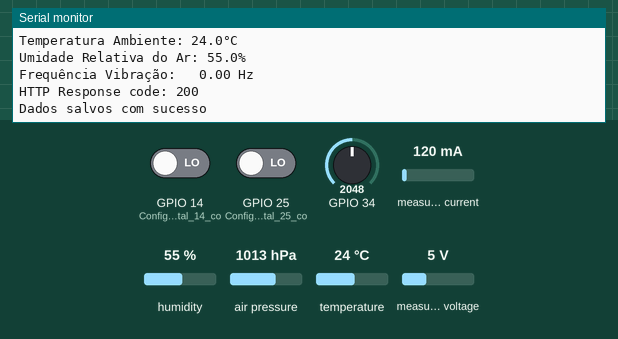
This sketch was run on a simulated ESP32. On the bench: the last lines printed to the serial monitor. The test bench sets the inputs (shaded band); at power-on: measured current 120 mA, GPIO 34 = 2048, humidity 55 %, air pressure 1013 hPa, temperature 24 °C, GPIO 14 (Configura_o_digital_14_co) LOW, GPIO 25 (Configura_o_digital_25_co) LOW, measured voltage 5 V. WiFi joins after 1.5 s; servers stay silent unless stated; uploads are accepted with an empty reply.

Above: at 2.8 s.
2.9 s: measured current set to 40 mA
4.4 s: GPIO 34 set to 2866
At 4.44 s:
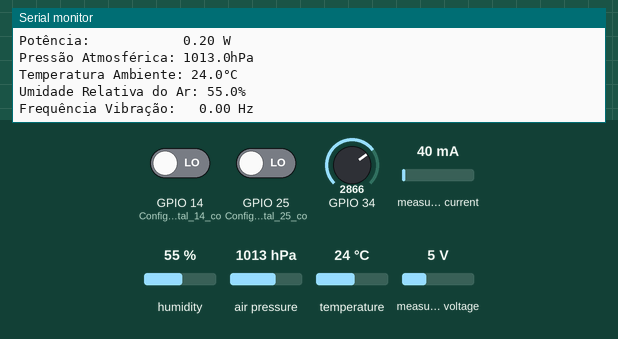
5.9 s: humidity set to 22 %
At 7.1 s:
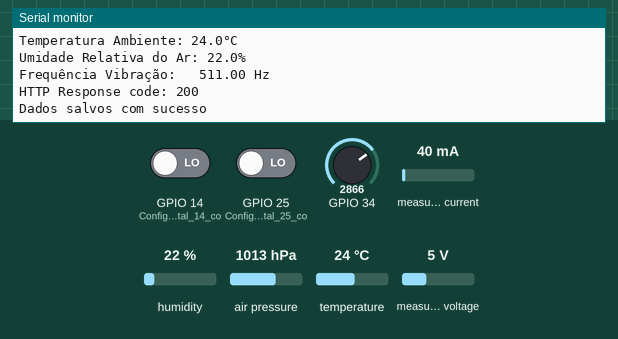
7.4 s: air pressure set to 952 hPa
8.9 s: GPIO 34 set to 3972
At 8.93 s:
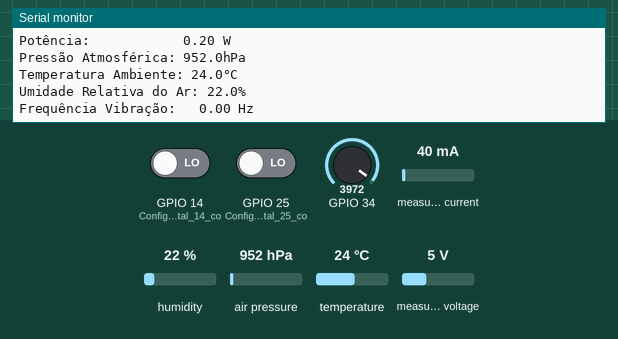
10.4 s: temperature set to 12 °C
At 12.3 s:
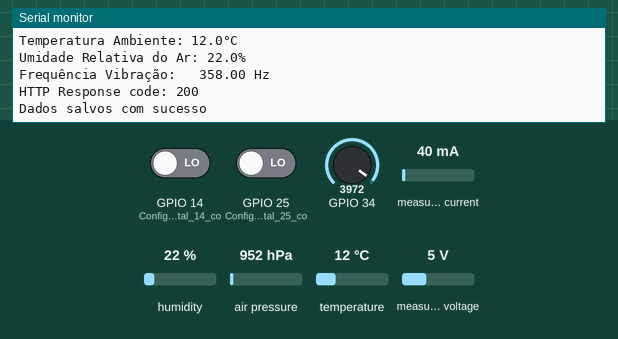
Timing chart, 0 to 12.9 s (numbered marks = the images above; inputs shaded):
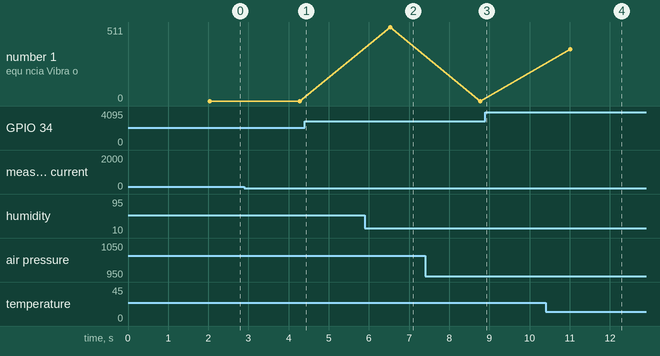

Measured:
- after the input at 5.9 s, the serial monitor: prints a new line after 0.62 s (image 2)
- after the input at 10.4 s, the serial monitor: prints a new line after 0.60 s (image 4)

The sketch:

ESP32_MonitoramentoAerogerador.ino
```cpp
/*============================================================================
PROJETO: SISTEMA DE MONITORAMENTO DE GRANDEZAS ELÉTRICAS E MECÂNICAS DE UM AEROGERADOR DE PEQUENO PORTE
AUTOR 1: VITOR MATEUS TOMAZELI
AUTOR 2: GUILHERME HENRIQUE DA MAIA
ORIENTADOR: CARLOS EDUARDO VIANA
CO-ORIENTADOR: HENRIQUE DE SOUZA MEDEIROS
MODELO ESP32: ESP-WROOM-32-DEVKIT1
IDE: Arduino IDE 2.1.1
============================================================================*/

//============================================================================
// DECLARAÇÃO BIBLIOTECAS
//============================================================================
#include <Adafruit_BME280.h>          // Adafruit BME280 by Adafruit         v2.2.2  -> https://github.com/adafruit/Adafruit_BME280_Library
#include <Adafruit_INA219.h>          // Adafruit INA219 by Adafruit         v1.2.1  -> https://github.com/adafruit/Adafruit_INA219
#include <Adafruit_Sensor.h>          // Adafruit Unified Sensor by Adafruit v1.1.12 -> https://github.com/adafruit/Adafruit_Sensor
#include <arduinoFFT.h>               // arduinoFFT by Enrique Condes        v1.6.1  -> https://github.com/kosme/arduinoFFT
#include <Arduino.h>                  // Biblioteca Nativa
#include <HTTPClient.h>               // Biblioteca Nativa
#include <WiFi.h>                     // Biblioteca Nativa
#include <Wire.h>                     // Biblioteca Nativa
//============================================================================

//============================================================================
// DECLARAÇÃO VARIÁVEIS GLOBAIS
//============================================================================

//_________________GRANDEZAS_AMBIENTE_________________//                                               -
Adafruit_BME280 bme;
float temperatura, pressao, umidade;

//_____________________ANEMOMETRO_____________________//
const float pi = 3.14159265;
int periodo = 5000;
int amostragem = 2000;
float RaioAnemometro = 7.5;           // em cm
int tempo1 = 0;
int tempo2 = 0;
unsigned int contador1 = 0;
unsigned int contador2 = 0;
unsigned int RPM_jusante = 0;
unsigned int RPM_montante = 0;
float velocidade_montante = 0;
float velocidade_jusante = 0;

//_________________GRANDEZAS_ELETRICAS_________________//
float tensao_shunt = 0;
float tensao_barramento = 0;
float corrente = 0;
float tensao = 0;
float potencia = 0;
Adafruit_INA219 ina219;

//_______________________VIBRACAO______________________//
#define AMOSTRAS	1024                // Deve ser uma potencia de 2 (max = 4096)
#define FREQ_AMOSTRAGEM 1024          // em Hz
unsigned int periodo_amostragem_us;
double freq_fundamental;
unsigned int indice_freq_pico1;
double freq_pico1;
double amplitude_pico1;
unsigned int indice_freq_pico2;
double freq_pico2;
double amplitude_pico2;
unsigned int indice_freq_pico3;
double freq_pico3;
double amplitude_pico3;
unsigned int indice_freq_pico4;
double freq_pico4;
double amplitude_pico4;
unsigned int indice_freq_pico5;
double freq_pico5;
double amplitude_pico5;
unsigned int indice_freq_pico6;
double freq_pico6;
double amplitude_pico6;
double freq_vibracao;
double dados_real[AMOSTRAS];
double dados_imag[AMOSTRAS];
unsigned long tempo_corrido;
arduinoFFT FFT = arduinoFFT(dados_real,dados_imag,AMOSTRAS,FREQ_AMOSTRAGEM); // OBJETO FFT DA CLASSE arduinoFFT

//________________________WIFI________________________//
const char* ssid = "raspiAP";                                       // Login wifi
const char* password = "raspberry";                                 // Senha wifi
const char* serverName = "http://10.0.0.220/aerogeradorDataVG.php"; // PHP Bando de Dados
String apiKeyValue = "tPmAT5Ab3j7F9";                               // Chave Banco de Dados
int httpResponseCode;                                               // Verificar variaveis enviadas

//______________________LORATASK______________________//
TaskHandle_t loRaTask; // CORE0 - loRaTask
//============================================================================

//============================================================================
// FUNÇÃO -> void setup
//============================================================================
void setup() {

  btStop();       // Desliga o Bluetooth

  //______________________LORATASK______________________//
  vTaskDelay(100);
  xTaskCreatePinnedToCore(
               zerotaskcode,	// Function to implement the task
               "loRaTask",		// Name of the task
               10000,			    // Stack size in words
               NULL,			   //Task input parameter
               10,  // 0,		// Priority of the task
               &loRaTask,		// Task handle.
               0);				  //Core where the task should run
  vTaskDelay(1);

  //_________________GRANDEZAS_AMBIENTE_________________//
  bool status = bme.begin(0x76);  //Define endereço na I2C
  if (!status) {
    Serial.println("Não foi possível encontrar um sensor BME280 válido. Verifique a fiação, o endereço e a ID do sensor!");
    Serial.print("SensorID era: 0x");
    Serial.println(bme.sensorID(), 16);
    Serial.print("   ID de 0xFF provavelmente significa um endereço incorreto, um BMP 180 ou BMP 085\n");
    Serial.print("   ID de 0x56-0x58 representa BMP 280,\n");
    Serial.print("   ID de 0x60 representa um BME 280.\n");
    Serial.print("   ID de 0x61 representa um BME 680.\n");
    while (1) delay(10);
  }

  //_______________________SERIAL_______________________//
  Serial.begin(115200);
  Serial.println("Serial Ok");

  //_____________________ANEMOMETRO_____________________//
  pinMode(14, INPUT);  // Configura o digital 14 como entrada velocidade a jusante
  pinMode(25, INPUT);  // Configura o digital 25 como entrada velocidade a montande

  //_________________GRANDEZAS_ELETRICAS________________//
  if (! ina219.begin()) {
    Serial.println("Falha ao encontrar o chip INA219");
    while (1) { delay(10); }
  }

  //______________________VIBRACAO______________________//
  char print_buf[300];
  //==========Calcula periodo de amostragem========//
  periodo_amostragem_us = round(1000000.0 / FREQ_AMOSTRAGEM);
  freq_fundamental = (double)FREQ_AMOSTRAGEM/ (double)AMOSTRAS;

  //________________________WIFI______________________//
  WiFi.begin(ssid, password);  // Conecta wifi
  Serial.println("Conectando");

  while (WiFi.status() != WL_CONNECTED) { // Aguarda conexão wifi
    delay(500);  // Enquanto não conectar, fica tentando.....
    Serial.print(".");
  }
  Serial.println("");
  Serial.print("Conectado à rede WiFi com endereço IP: ");
  Serial.println(WiFi.localIP());  // Wifi conectado + mostra IP
}
//============================================================================

//============================================================================
// FUNÇÃO -> void anemometro
//============================================================================
void anemometro() {  //Rotina para o anemometro

  attachInterrupt(14, interrupcao1, RISING);  // Habilita interrupção em borda de subida no pino 14
  attachInterrupt(25, interrupcao2, RISING);  // Habilita interrupção em borda de subida no pino 25
  if ((millis() - tempo1) > periodo) {
    velocidade_montante = 0;
    velocidade_jusante = 0;
    RPM_jusante = ((contador1) / (periodo / 1000));                         // Calcula rotações por minuto
    velocidade_jusante = ((2 * pi * RaioAnemometro * RPM_jusante))/100;     // Calcula a velocidade do vento em m/s
    RPM_montante = ((contador2) / (periodo / 1000));                          // Calcula rotações por minuto
    velocidade_montante = ((2 * pi * RaioAnemometro * RPM_jusante))/100;     // Calcula a velocidade do vento em m/s
    contador1 = 0;
    contador2 = 0;
    tempo1 = millis();
  }
}
//============================================================================

//============================================================================
// FUNÇÃO -> void interrupcao1
//============================================================================
void interrupcao1() { // Rotina para a interrupção do anemometro
  contador1++;
}
//============================================================================

//============================================================================
// FUNÇÃO -> void interrupcao2
//============================================================================
void interrupcao2() { // Rotina para a interrupção do anemometro
  contador2++;
}
//============================================================================

//============================================================================
// FUNÇÃO -> void grandezas_eletricas
//============================================================================
void grandezas_eletricas() { // Rotina para o sensor de corrente
  tensao_shunt = ina219.getShuntVoltage_mV();
  tensao_barramento = ina219.getBusVoltage_V();
  corrente = ina219.getCurrent_mA() / 1000;
  potencia = ina219.getPower_mW() / 1000;
  tensao = tensao_barramento + (tensao_shunt / 1000);
}
//============================================================================

//============================================================================
// FUNÇÃO -> void grandezas_ambiente
//============================================================================
void grandezas_ambiente() {               // Rotina para a leitura de pressão, temperatura e umidade
  temperatura = bme.readTemperature();    // Definindo a variavel da temperatura
  pressao = bme.readPressure() / 100.0F;  // Definindo a variavel de pressao
  umidade = bme.readHumidity();           // Definindo a variavel de umidade
}
//============================================================================

//============================================================================
// FUNÇÃO -> void vibracao
//============================================================================
void vibracao() {

//______________________Reseta os valores de pico________________________//
amplitude_pico1 = 0;
indice_freq_pico1 = 0;
amplitude_pico2 = 0;
indice_freq_pico2 = 0;
amplitude_pico3 = 0;
indice_freq_pico3 = 0;
amplitude_pico4 = 0;
indice_freq_pico4 = 0;
amplitude_pico5 = 0;
indice_freq_pico5 = 0;
amplitude_pico6 = 0;
indice_freq_pico6 = 0;

//____________________Coleta um conjunto de amostras_____________________//
for (int i = 0; i < AMOSTRAS; i++){
	tempo_corrido = micros();

	dados_real[i] = analogRead(34) * 3300 / 4095;
	dados_imag[i] = 0;
	while ((micros() - tempo_corrido) < periodo_amostragem_us) { } // Aguarda momento de fazer a amostragem
}

//___________________________Calcula a FFT_______________________________//
FFT.DCRemoval (); //remove nível DC
FFT.Compute(FFT_FORWARD); // Realiza o calculo usando metodo forward (normal)
FFT.ComplexToMagnitude(); // Converte o numero complexo para amplitude real (descartando o angulo de fase)

//______________________Analisa os dados da FFT__________________________//
for(int i = 2; i < (AMOSTRAS/2); i++){

  if(dados_real[i] > amplitude_pico1){            // Detecta o indice da frequencia de pico
		indice_freq_pico1 = i;
		amplitude_pico1 = dados_real[i];
	}
  else if(dados_real[i] > amplitude_pico2){
		indice_freq_pico2 = i;
		amplitude_pico2 = dados_real[i];
	}
  else if(dados_real[i] > amplitude_pico3){
		indice_freq_pico3 = i;
		amplitude_pico3 = dados_real[i];
	}
  else if(dados_real[i] > amplitude_pico4){
		indice_freq_pico4 = i;
		amplitude_pico4 = dados_real[i];
	}
  else if(dados_real[i] > amplitude_pico5){
		indice_freq_pico5 = i;
		amplitude_pico5 = dados_real[i];
	}
   else if(dados_real[i] > amplitude_pico6){
		indice_freq_pico6 = i;
		amplitude_pico6 = dados_real[i];
	}

	freq_pico1 = (indice_freq_pico1)*freq_fundamental; //calcula a frequencia de pico 1
  freq_pico2 = (indice_freq_pico2)*freq_fundamental; //calcula a frequencia de pico 2
  freq_pico3 = (indice_freq_pico3)*freq_fundamental; //calcula a frequencia de pico 3
  freq_pico4 = (indice_freq_pico4)*freq_fundamental; //calcula a frequencia de pico 4
  freq_pico5 = (indice_freq_pico5)*freq_fundamental; //calcula a frequencia de pico 5
  freq_pico6 = (indice_freq_pico6)*freq_fundamental; //calcula a frequencia de pico 6

  freq_vibracao = sqrt (pow(freq_pico1, 2) + pow(freq_pico2, 2) + pow(freq_pico3, 2) + pow(freq_pico4, 2) + pow(freq_pico5, 2) + pow(freq_pico6, 2));

  amplitude_pico1 = 0;
  indice_freq_pico1 = 0;
  amplitude_pico2 = 0;
  indice_freq_pico2 = 0;
  amplitude_pico3 = 0;
  indice_freq_pico3 = 0;
  amplitude_pico4 = 0;
  indice_freq_pico4 = 0;
  amplitude_pico5 = 0;
  indice_freq_pico5 = 0;
  amplitude_pico6 = 0;
  indice_freq_pico6 = 0;

  vTaskDelay(1);
}
}
//============================================================================

//============================================================================
// FUNÇÃO -> void loop     (CORE 1)
//============================================================================
void loop() {                 // Código a ser executado no CORE 1

  anemometro();               // Rotina para leitura anemômetro
  grandezas_eletricas();      // Rotina para leitura sensor de corrente
  grandezas_ambiente();       // Rotina para leitura Sensor temperatura pressão umidade

  if ((millis() - tempo2) > amostragem) {
    Serial.println("***************MEDIÇÃO DAS VARIÁVEIS******************* ");
    Serial.print("Vel. Vento Antes:");
    Serial.print(velocidade_montante);  // Imprime valor da velocidade a montante na Serial
    Serial.println("[m/s]");

    Serial.print("Vel. Vento Depois:");
    Serial.print(velocidade_jusante);  // Imprime valor da velocidade a jusante na Serial
    Serial.println("[m/s]");
    Serial.println();

    Serial.print("Tensão Barramento:   "); Serial.print(tensao_barramento); Serial.println(" V");
    Serial.print("Tensão Shunt:        "); Serial.print(tensao_shunt); Serial.println(" mV");
    Serial.print("Tensão Carga:        "); Serial.print(tensao); Serial.println(" V");
    Serial.print("Corrente:            "); Serial.print(corrente); Serial.println(" A");
    Serial.print("Potência:            "); Serial.print(potencia); Serial.println(" W");
    Serial.println("");

    Serial.print("Pressão Atmosférica: ");
    Serial.print(pressao, 1);      // Imprime valor da pressão na Serial
    Serial.println("hPa");

    Serial.print("Temperatura Ambiente: ");
    Serial.print(temperatura, 1);  // Imprime valor da temperatura na Serial
    Serial.println("°C");

    Serial.print("Umidade Relativa do Ar: ");
    Serial.print(umidade, 1);     // Imprime valor da umidade na Serial
    Serial.println("%");

    Serial.print("Frequência Vibração:   "); Serial.print(freq_vibracao); Serial.println(" Hz");

    if (WiFi.status() == WL_CONNECTED) {  // Se o wifi estiver conectado
      WiFiClient client;
      HTTPClient http;
      http.begin(client, serverName);
      http.addHeader("Content-Type", "application/x-www-form-urlencoded");
      String httpRequestData = "api_key=" + apiKeyValue
                               + "&potencia=" + potencia
                               + "&tensao=" + tensao
                               + "&corrente=" + corrente
                               + "&pressao=" + pressao
                               + "&umidade=" + umidade
                               + "&temperatura=" + temperatura
                               + "&velocidade_jusante=" + velocidade_jusante
                               + "&velocidade_montante=" + velocidade_montante
                               + "&vibracao=" + freq_vibracao;

      int httpResponseCode = http.POST(httpRequestData);  // Tenta salvar os dados no banco de dados

      if (httpResponseCode > 0) {  // Apresenta mensagem se salvou
        Serial.print("HTTP Response code: ");
        Serial.println(httpResponseCode);
        Serial.println("Dados salvos com sucesso");
      } else {  //Mostra o n do alarme se não salvou
        Serial.print("Error code: ");
        Serial.println(httpResponseCode);
        Serial.println("Falha ao salvar");
      }

      http.end();  // Finaliza conexão
    } else {
      Serial.println("WiFi Disconnected");
    }

    tempo2 = millis();  // Tempo para envio ao servidor e impressão serial
  }
}
//============================================================================

//============================================================================
// FUNÇÃO -> void zerotaskcode     (CORE 0)
//============================================================================
void zerotaskcode(void * pvParameters){   // Código a ser executado no CORE 0
  for(;;) {
vibracao(); // Rotina para leitura vibração
  }
  vTaskDelay(1);
}
```
